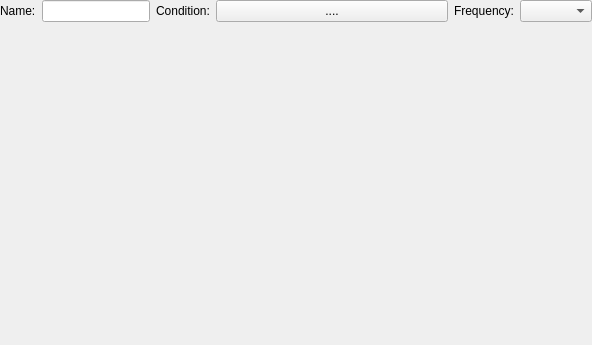
<?xml version="1.0" encoding="UTF-8"?>
<ui version="4.0">
 <class>PanelTroopReaction</class>
 <widget class="QWidget" name="PanelTroopReaction">
  <property name="geometry">
   <rect>
    <x>0</x>
    <y>0</y>
    <width>592</width>
    <height>345</height>
   </rect>
  </property>
  <property name="windowTitle">
   <string>Form</string>
  </property>
  <layout class="QGridLayout" name="gridLayout">
   <property name="leftMargin">
    <number>0</number>
   </property>
   <property name="topMargin">
    <number>0</number>
   </property>
   <property name="rightMargin">
    <number>0</number>
   </property>
   <property name="bottomMargin">
    <number>0</number>
   </property>
   <item row="0" column="0">
    <layout class="QVBoxLayout" name="verticalLayout" stretch="0,1">
     <item>
      <layout class="QHBoxLayout" name="horizontalLayout" stretch="0,0,0,1,0,0">
       <item>
        <widget class="QLabel" name="labelName">
         <property name="text">
          <string>Name:</string>
         </property>
        </widget>
       </item>
       <item>
        <widget class="QLineEdit" name="lineEditName"/>
       </item>
       <item>
        <widget class="QLabel" name="labelCondition">
         <property name="text">
          <string>Condition:</string>
         </property>
        </widget>
       </item>
       <item>
        <widget class="QPushButton" name="pushButtonCondition">
         <property name="text">
          <string>....</string>
         </property>
        </widget>
       </item>
       <item>
        <widget class="QLabel" name="labelFrequency">
         <property name="text">
          <string>Frequency:</string>
         </property>
        </widget>
       </item>
       <item>
        <widget class="QComboBox" name="comboBoxFrequency"/>
       </item>
      </layout>
     </item>
     <item>
      <widget class="WidgetTreeCommands" name="widgetTreeCommands" native="true"/>
     </item>
    </layout>
   </item>
  </layout>
 </widget>
 <customwidgets>
  <customwidget>
   <class>WidgetTreeCommands</class>
   <extends>QWidget</extends>
   <header>widgettreecommands.h</header>
   <container>1</container>
  </customwidget>
 </customwidgets>
 <resources/>
 <connections/>
</ui>
